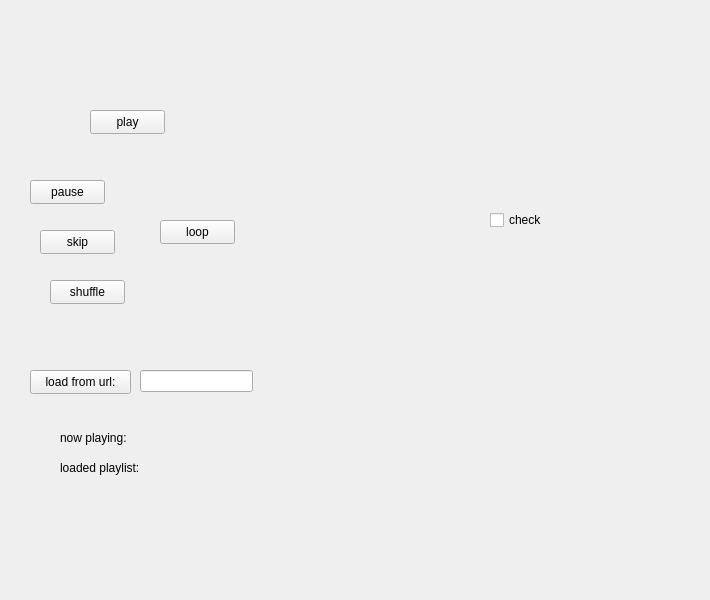
<?xml version="1.0" encoding="UTF-8"?>
<ui version="4.0">
 <class>MainWindow</class>
 <widget class="QMainWindow" name="MainWindow">
  <property name="geometry">
   <rect>
    <x>0</x>
    <y>0</y>
    <width>710</width>
    <height>600</height>
   </rect>
  </property>
  <property name="windowTitle">
   <string>program</string>
  </property>
  <widget class="QWidget" name="centralwidget">
   <widget class="QCheckBox" name="decor_checkBox">
    <property name="geometry">
     <rect>
      <x>490</x>
      <y>210</y>
      <width>76</width>
      <height>20</height>
     </rect>
    </property>
    <property name="text">
     <string>check</string>
    </property>
   </widget>
   <widget class="QPushButton" name="action_play">
    <property name="geometry">
     <rect>
      <x>90</x>
      <y>110</y>
      <width>75</width>
      <height>24</height>
     </rect>
    </property>
    <property name="text">
     <string>play</string>
    </property>
   </widget>
   <widget class="QPushButton" name="action_pause">
    <property name="geometry">
     <rect>
      <x>30</x>
      <y>180</y>
      <width>75</width>
      <height>24</height>
     </rect>
    </property>
    <property name="text">
     <string>pause</string>
    </property>
   </widget>
   <widget class="QPushButton" name="action_skip">
    <property name="geometry">
     <rect>
      <x>40</x>
      <y>230</y>
      <width>75</width>
      <height>24</height>
     </rect>
    </property>
    <property name="text">
     <string>skip</string>
    </property>
   </widget>
   <widget class="QPushButton" name="action_shuffle">
    <property name="geometry">
     <rect>
      <x>50</x>
      <y>280</y>
      <width>75</width>
      <height>24</height>
     </rect>
    </property>
    <property name="text">
     <string>shuffle</string>
    </property>
   </widget>
   <widget class="QPushButton" name="action_loop">
    <property name="geometry">
     <rect>
      <x>160</x>
      <y>220</y>
      <width>75</width>
      <height>24</height>
     </rect>
    </property>
    <property name="text">
     <string>loop</string>
    </property>
   </widget>
   <widget class="QPushButton" name="action_loadFromURL">
    <property name="geometry">
     <rect>
      <x>30</x>
      <y>370</y>
      <width>101</width>
      <height>24</height>
     </rect>
    </property>
    <property name="text">
     <string>load from url:</string>
    </property>
   </widget>
   <widget class="QLineEdit" name="input_playlistURL">
    <property name="geometry">
     <rect>
      <x>140</x>
      <y>370</y>
      <width>113</width>
      <height>22</height>
     </rect>
    </property>
    <property name="text">
     <string/>
    </property>
   </widget>
   <widget class="QLabel" name="info_nowPlaying">
    <property name="geometry">
     <rect>
      <x>60</x>
      <y>430</y>
      <width>611</width>
      <height>16</height>
     </rect>
    </property>
    <property name="text">
     <string>now playing:</string>
    </property>
   </widget>
   <widget class="QLabel" name="info_loadedPlaylist">
    <property name="geometry">
     <rect>
      <x>60</x>
      <y>460</y>
      <width>591</width>
      <height>16</height>
     </rect>
    </property>
    <property name="text">
     <string>loaded playlist:</string>
    </property>
   </widget>
  </widget>
 </widget>
 <resources/>
 <connections/>
</ui>
